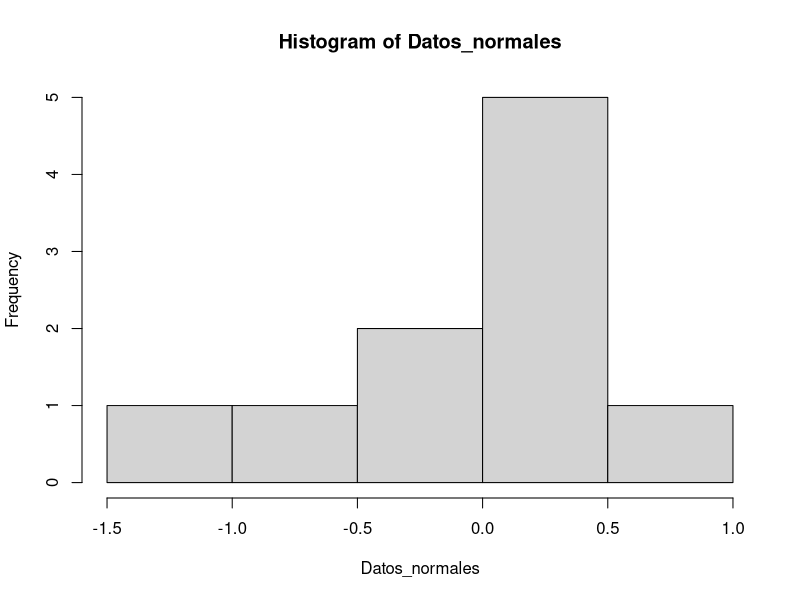
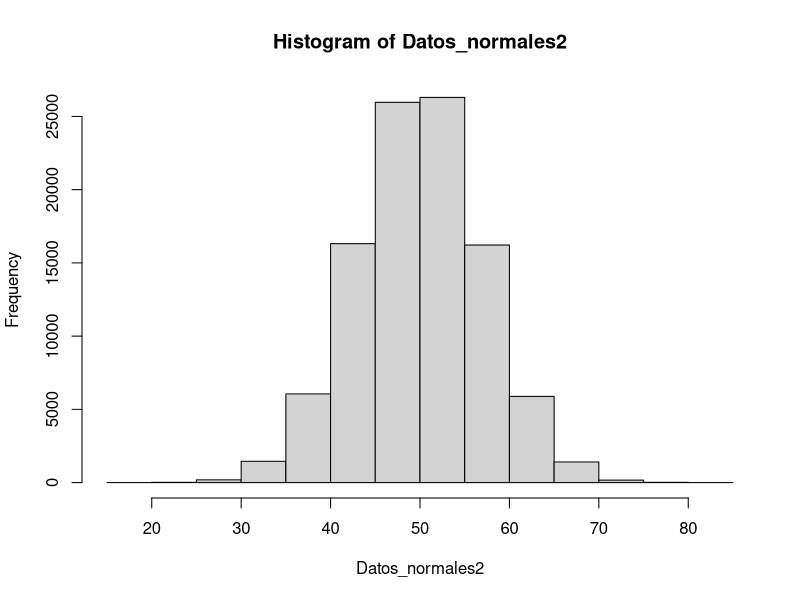
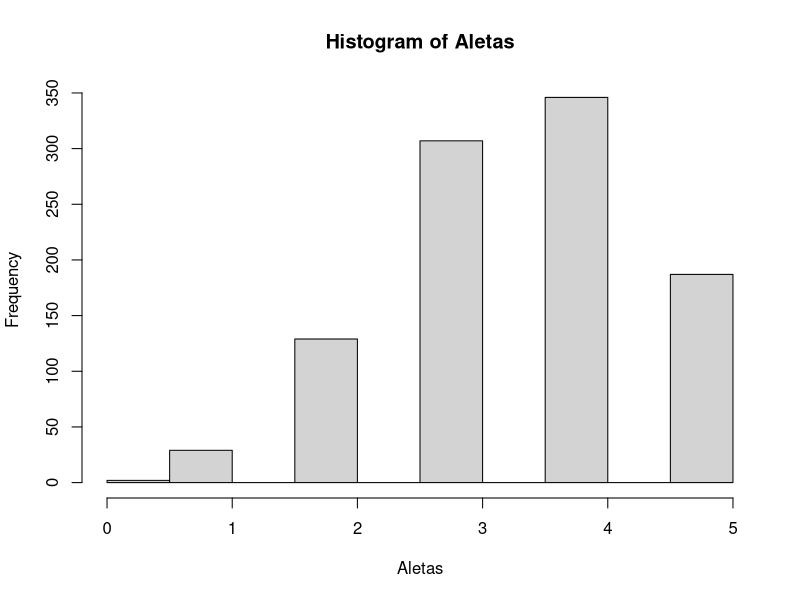
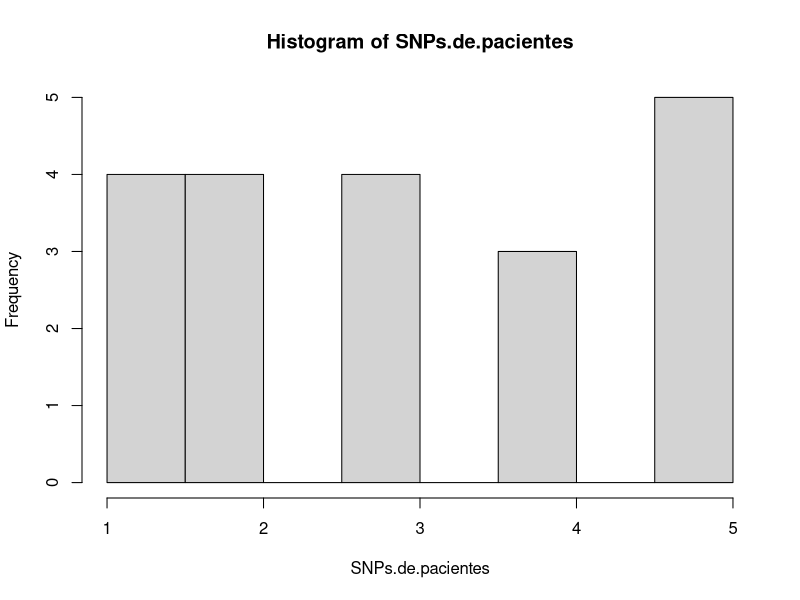
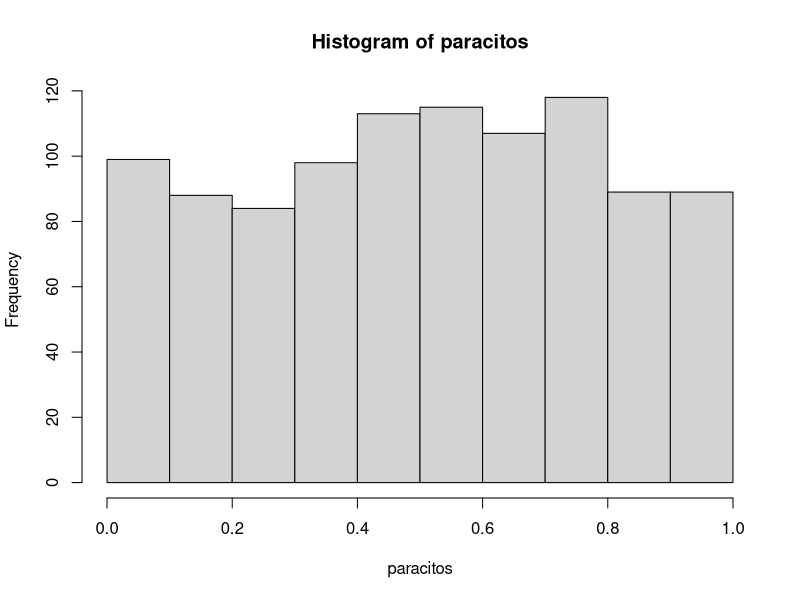
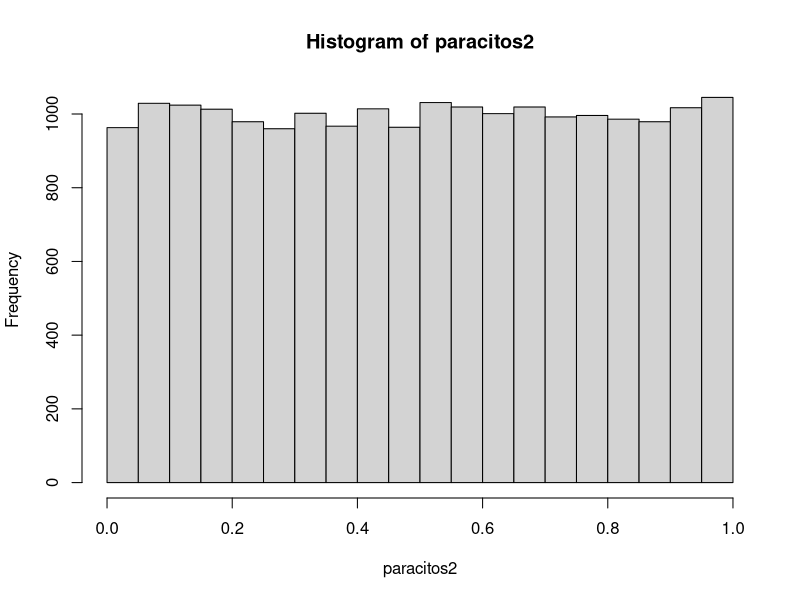
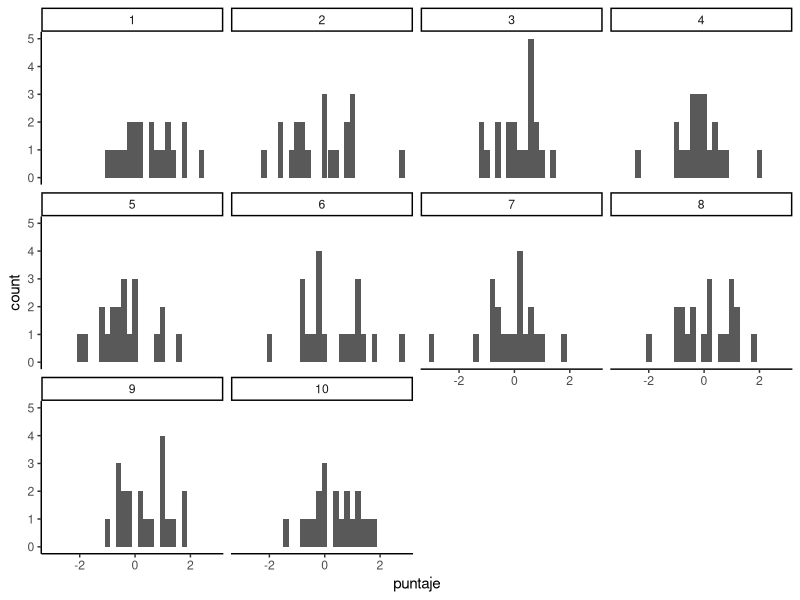
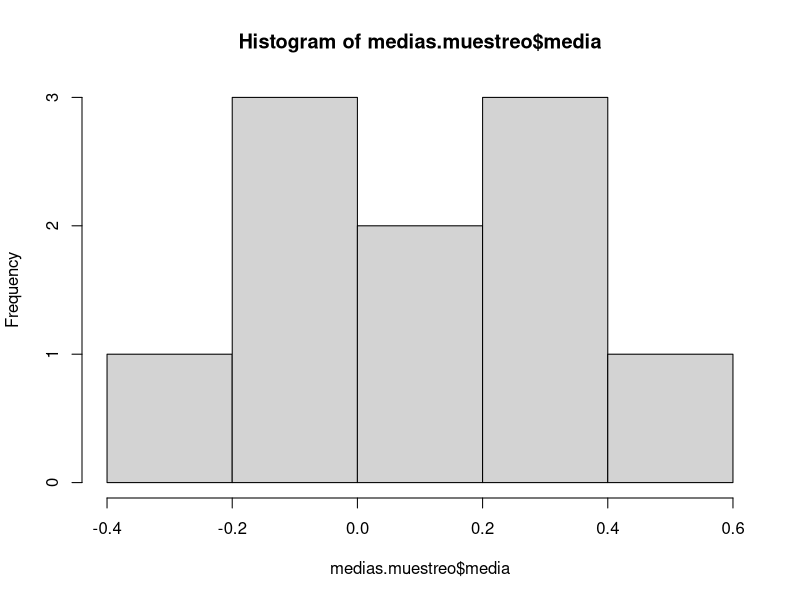

The R source for these figures, in order:
## ---- chunk 1
knitr::opts_chunk$set(R.options = list(width = 80))
## ---- chunk 2
Datos_normales<-rnorm(10,mean=0,sd=1)

Datos_normales

hist(Datos_normales)
## ---- chunk 3
Datos_normales2<-rnorm(100000,mean=50,sd=7)

hist(Datos_normales2)

str(Datos_normales2)

## ---- chunk 4
promedio1<- mean(Datos_normales2)

promedio1 

desvest1<- sd (Datos_normales2)

desvest1
## ---- chunk 5
Aletas<-rbinom(1000,5,0.7)
Aletas
hist(Aletas)
## ---- chunk 6
x <- 1:100

sample(x, replace = TRUE)
## ---- chunk 7
sample(x, 10, replace = TRUE)
## ---- chunk 8
sample(x, 10, replace = TRUE)
## ---- chunk 9
sample(x, 10, replace = TRUE)
## ---- chunk 10
mani<-c("S","G")

muestreo_de_mani<-sample(mani,10,replace=T)

muestreo_de_mani
## ---- chunk 11
SNPs<-c(1,2,3,4,5,5,5,5)
SNPs.de.pacientes<-sample(SNPs,20,replace=TRUE)
SNPs.de.pacientes
hist(SNPs.de.pacientes)
## ---- chunk 12
library(dplyr)
Crecimiento <- readxl::read_excel("data/Crecimiento.xlsx")
muestra_crecimiento<- Crecimiento %>%
                        sample_n(size=5,replace=FALSE)

head(muestra_crecimiento)
## ---- chunk 13
paracitos<-runif(n=1000,min=0,max=1)
paracitos
hist(paracitos)

paracitos2<-runif(n=20000,min=0,max=1)
paracitos2
hist(paracitos2)
## ---- chunk 14
puntaje<-rnorm(10*20,0,1)
puntaje
## ---- chunk 15
muestreos<-rep(1:10,each=20) 
muestreos
## ---- chunk 16
df_muestreos<-data.frame(muestreos,puntaje)
df_muestreos
## ---- chunk 17
library(ggplot2)
ggplot(data = df_muestreos, aes(x=puntaje)) + geom_histogram() + facet_wrap(~muestreos) + theme_classic()
## ---- chunk 18
library(dplyr)
medias.muestreo<-df_muestreos %>%
  group_by(muestreos) %>%
  summarise(media=mean(puntaje))
medias.muestreo
## ---- chunk 19
mean(medias.muestreo$media)
hist(medias.muestreo$media)
## ---- chunk 20
hist(medias.muestreo$media,breaks=10)
hist(medias.muestreo$media,breaks=30)
## ---- chunk 21
puntaje2<-rnorm(1000*20,0,1)
muestreo2<-rep(1:1000,each=20)
df2<-data.frame(muestreo2,puntaje2)
df2[1:25,]

## ---- chunk 22
medias.muestreo2<-df2 %>%
  group_by(muestreo2) %>%
  summarise(media=mean(puntaje2))
medias.muestreo2[1:10,]
## ---- chunk 23
mean(medias.muestreo2$media)
## ---- chunk 24
hist(medias.muestreo2$media)
## ---- chunk 25
hist(medias.muestreo2$media,breaks=30)
